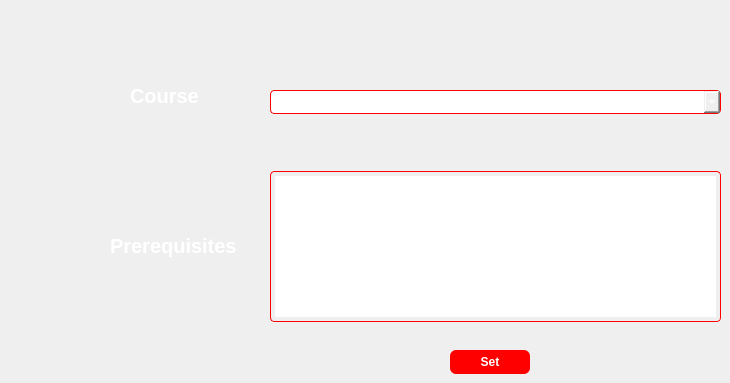
        <widget class="QWidget" name="tab_2">
         <attribute name="title">
          <string>Set Prerequisites</string>
         </attribute>
         <widget class="QComboBox" name="combo_course">
          <property name="geometry">
           <rect>
            <x>270</x>
            <y>90</y>
            <width>451</width>
            <height>24</height>
           </rect>
          </property>
          <property name="styleSheet">
           <string notr="true">
   color:white;
    border: 1px solid Red;
    border-radius: 4px;
    padding: 4px;

</string>
          </property>
         </widget>
         <widget class="QListWidget" name="list_prereq">
          <property name="geometry">
           <rect>
            <x>270</x>
            <y>171</y>
            <width>451</width>
            <height>151</height>
           </rect>
          </property>
          <property name="styleSheet">
           <string notr="true">
   color:white;
    border: 1px solid Red;
    border-radius: 4px;
    padding: 4px;

</string>
          </property>
         </widget>
         <widget class="QPushButton" name="pushButton_setPrerequisites">
          <property name="geometry">
           <rect>
            <x>450</x>
            <y>350</y>
            <width>80</width>
            <height>24</height>
           </rect>
          </property>
          <property name="styleSheet">
           <string notr="true">QPushButton {
    background-color: rgb(255, 0, 0);
    color: white;
    border: none;
    border-radius: 6px;
    padding: 6px 12px;
    font-weight: bold;
}
QPushButton:hover {
    background-color: #1565C0;
}
QPushButton:disabled {
    background-color: #E0E0E0;
    color: #9E9E9E;
}
</string>
          </property>
          <property name="text">
           <string>Set</string>
          </property>
         </widget>
         <widget class="QLabel" name="label_4">
          <property name="geometry">
           <rect>
            <x>130</x>
            <y>80</y>
            <width>81</width>
            <height>31</height>
           </rect>
          </property>
          <property name="font">
           <font>
            <pointsize>15</pointsize>
            <bold>true</bold>
           </font>
          </property>
          <property name="styleSheet">
           <string notr="true">color: rgb(255, 255, 255);
border-color:rgb(50, 50, 50);

font-weight: bold;
</string>
          </property>
          <property name="text">
           <string>Course</string>
          </property>
         </widget>
         <widget class="QLabel" name="label_5">
          <property name="geometry">
           <rect>
            <x>110</x>
            <y>230</y>
            <width>141</width>
            <height>31</height>
           </rect>
          </property>
          <property name="font">
           <font>
            <pointsize>15</pointsize>
            <bold>true</bold>
           </font>
          </property>
          <property name="styleSheet">
           <string notr="true">color: rgb(255, 255, 255);
border-color:rgb(50, 50, 50);

font-weight: bold;
</string>
          </property>
          <property name="text">
           <string>Prerequisites</string>
          </property>
         </widget>
        </widget>
